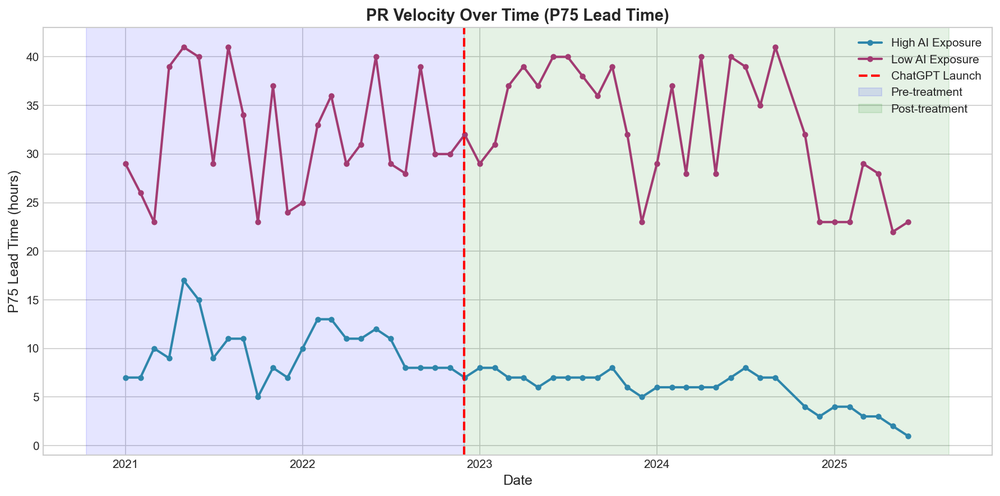
#> input picture results/panel_analysis/ts_velocity_p75.png, 1000 x 496 px, shrunk from 1784 x 885 before the run
$ python create_slides.py
#> lines starting #> are read from the running program, lines starting #| are printed output that depends on the picture
#!/usr/bin/env python3
"""
Generate presentation slides for the Task-Job Paradox research.
Creates PNG images for each slide.
"""

import matplotlib.pyplot as plt
import matplotlib.patches as mpatches
from matplotlib.offsetbox import OffsetImage, AnnotationBbox
import numpy as np
from pathlib import Path
import matplotlib.image as mpimg

# Setup
SLIDES_DIR = Path(__file__).parent / 'slides'
SLIDES_DIR.mkdir(exist_ok=True)
RESULTS_DIR = Path(__file__).parent.parent / 'results' / 'panel_analysis'

# Style settings
plt.style.use('seaborn-v0_8-whitegrid')
TITLE_FONT = 36
SUBTITLE_FONT = 24
BODY_FONT = 20
SMALL_FONT = 16

# Colors
PRIMARY = '#2E86AB'      # Blue
SECONDARY = '#A23B72'    # Magenta
ACCENT = '#F18F01'       # Orange
DARK = '#1A1A2E'         # Dark blue
LIGHT = '#F5F5F5'        # Light gray


def create_slide(figsize=(16, 9)):
    """Create a slide with standard dimensions."""
    fig, ax = plt.subplots(figsize=figsize)
    ax.set_xlim(0, 16)
    ax.set_ylim(0, 9)
    ax.set_facecolor('white')
    ax.axis('off')
    fig.patch.set_facecolor('white')
    return fig, ax


def add_footer(ax, slide_num, total=8):
    """Add footer with slide number."""
    ax.text(15.5, 0.3, f'{slide_num}/{total}', fontsize=12,
            ha='right', color='gray', alpha=0.7)


def slide_1_title():
    """Title slide."""
    fig, ax = create_slide()

    # Main title
    ax.text(8, 5.5, 'The Task-Job Paradox', fontsize=48, fontweight='bold',
            ha='center', va='center', color=DARK)

    # Subtitle
    ax.text(8, 4.2, 'Why AI Coding Tools Speed Up Tasks\nBut Not Total Output',
            fontsize=28, ha='center', va='center', color=PRIMARY, linespacing=1.5)

    # Author/date
    ax.text(8, 2.2, 'Empirical Evidence from 5 Years of GitHub Data\n(2021-2025)',
            fontsize=20, ha='center', va='center', color='gray')

    # Treatment indicator
    ax.text(8, 1.2, 'Natural Experiment: ChatGPT Launch (Nov 30, 2022)',
            fontsize=16, ha='center', va='center', color=ACCENT, style='italic')

    add_footer(ax, 1)
    fig.savefig(SLIDES_DIR / 'slide_01_title.png', dpi=150, bbox_inches='tight',
                facecolor='white', edgecolor='none')
    plt.close()
    print("Created slide 1: Title")


def slide_2_puzzle():
    """The puzzle/problem."""
    fig, ax = create_slide()

    # Title
    ax.text(8, 8, 'The Puzzle', fontsize=TITLE_FONT, fontweight='bold',
            ha='center', color=DARK)

    # Two boxes showing the paradox
    # Left box - Task level
    rect1 = mpatches.FancyBboxPatch((1, 3.5), 6, 3.5, boxstyle="round,pad=0.1",
                                     facecolor='#E8F4EA', edgecolor=PRIMARY, linewidth=2)
    ax.add_patch(rect1)
    ax.text(4, 6.2, 'Task Level', fontsize=22, fontweight='bold', ha='center', color=PRIMARY)
    ax.text(4, 5.2, 'AI tools make developers\n30-50% faster on individual tasks',
            fontsize=18, ha='center', va='center', linespacing=1.3)
    ax.text(4, 4.2, '✓', fontsize=36, ha='center', color='green')

    # Right box - Job level
    rect2 = mpatches.FancyBboxPatch((9, 3.5), 6, 3.5, boxstyle="round,pad=0.1",
                                     facecolor='#FDEAEA', edgecolor=SECONDARY, linewidth=2)
    ax.add_patch(rect2)
    ax.text(12, 6.2, 'Job Level', fontsize=22, fontweight='bold', ha='center', color=SECONDARY)
    ax.text(12, 5.2, 'Total output (PRs, commits)\nremains roughly constant',
            fontsize=18, ha='center', va='center', linespacing=1.3)
    ax.text(12, 4.2, '?', fontsize=36, ha='center', color=SECONDARY)

    # Arrow
    ax.annotate('', xy=(8.5, 5.25), xytext=(7.5, 5.25),
                arrowprops=dict(arrowstyle='->', color=ACCENT, lw=3))

    # Key question
    ax.text(8, 2, 'Where does the saved time go?',
            fontsize=24, ha='center', va='center', color=ACCENT, fontweight='bold')

    add_footer(ax, 2)
    fig.savefig(SLIDES_DIR / 'slide_02_puzzle.png', dpi=150, bbox_inches='tight',
                facecolor='white', edgecolor='none')
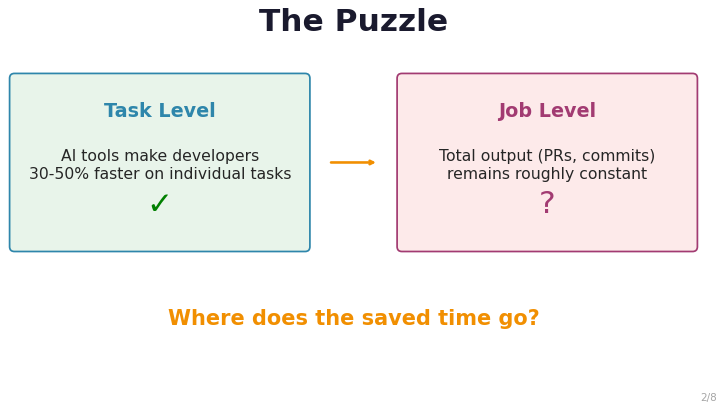
#> figure drawn by matplotlib, 1 panel
    plt.close()
    print("Created slide 2: Puzzle")


def slide_3_method():
    """Data and methodology."""
    fig, ax = create_slide()

    # Title
    ax.text(8, 8.2, 'Our Approach', fontsize=TITLE_FONT, fontweight='bold',
            ha='center', color=DARK)

    # Data section
    ax.text(4, 6.8, 'Data', fontsize=24, fontweight='bold', ha='center', color=PRIMARY)
    data_text = """• 53 months of GitHub Archive data
• 11.6M+ developer-month observations
• Velocity, Complexity, Throughput metrics
• High vs Low AI exposure languages"""
    ax.text(4, 5.2, data_text, fontsize=16, ha='center', va='center', linespacing=1.6)

    # Method section
    ax.text(12, 6.8, 'Causal Identification', fontsize=24, fontweight='bold',
            ha='center', color=SECONDARY)
    method_text = """• Treatment: ChatGPT launch (Nov 2022)
• Difference-in-Differences (DiD)
• Interrupted Time Series (ITS)
• Control: AI-resistant languages"""
    ax.text(12, 5.2, method_text, fontsize=16, ha='center', va='center', linespacing=1.6)

    # Language groups
    ax.text(4, 2.5, 'High Exposure', fontsize=18, fontweight='bold',
            ha='center', color=PRIMARY)
    ax.text(4, 1.8, 'Python, JavaScript, TypeScript, Java',
            fontsize=14, ha='center', color='gray')

    ax.text(12, 2.5, 'Low Exposure (Control)', fontsize=18, fontweight='bold',
            ha='center', color=SECONDARY)
    ax.text(12, 1.8, 'Fortran, COBOL, Assembly',
            fontsize=14, ha='center', color='gray')

    # Dividing line
    ax.axvline(x=8, ymin=0.2, ymax=0.85, color='lightgray', linestyle='--', alpha=0.5)

    add_footer(ax, 3)
    fig.savefig(SLIDES_DIR / 'slide_03_method.png', dpi=150, bbox_inches='tight',
                facecolor='white', edgecolor='none')
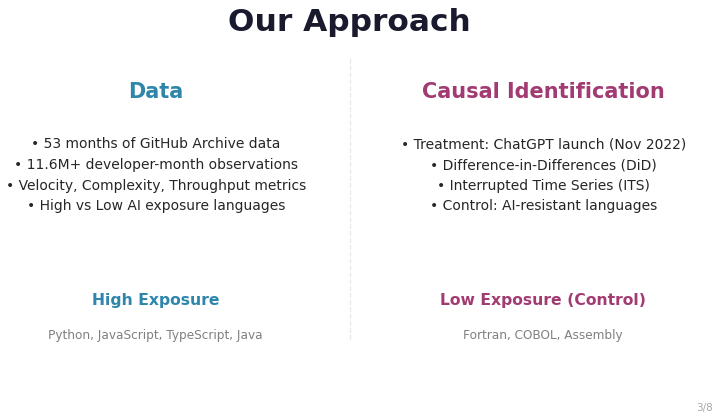
#> figure drawn by matplotlib, 1 panel
    plt.close()
    print("Created slide 3: Method")


def slide_4_velocity():
    """Finding 1: Velocity improvement."""
    fig = plt.figure(figsize=(16, 9))

    # Title area
    ax_title = fig.add_axes([0, 0.85, 1, 0.15])
    ax_title.set_xlim(0, 1)
    ax_title.set_ylim(0, 1)
    ax_title.axis('off')
    ax_title.text(0.5, 0.5, 'Finding 1: Tasks Got Faster',
                  fontsize=TITLE_FONT, fontweight='bold', ha='center', color=DARK)

    # Load and display the time series
    ax_img = fig.add_axes([0.05, 0.15, 0.55, 0.65])
    try:
        img = mpimg.imread(RESULTS_DIR / 'ts_velocity_p75.png')
#> img is the input picture: shape (496, 1000, 4) float32; mean R, G, B, A 0.904, 0.917, 0.935, 1
        ax_img.imshow(img)
    except:
        ax_img.text(0.5, 0.5, '[Velocity Time Series]', ha='center', va='center')
    ax_img.axis('off')

    # Key stats on right
    ax_stats = fig.add_axes([0.62, 0.15, 0.35, 0.65])
    ax_stats.set_xlim(0, 1)
    ax_stats.set_ylim(0, 1)
    ax_stats.axis('off')

    ax_stats.text(0.5, 0.9, 'DiD Result', fontsize=22, fontweight='bold',
                  ha='center', color=PRIMARY)

    ax_stats.text(0.5, 0.7, '-4.62 hours', fontsize=36, fontweight='bold',
                  ha='center', color='green')
    ax_stats.text(0.5, 0.55, 'reduction in P75 lead time', fontsize=16, ha='center')
    ax_stats.text(0.5, 0.42, 'p = 0.0145', fontsize=18, ha='center',
                  color=SECONDARY, fontweight='bold')

    ax_stats.text(0.5, 0.2, 'High-exposure languages show\nsignificantly faster PR completion\nafter ChatGPT launch',
                  fontsize=14, ha='center', va='center', linespacing=1.4, style='italic')

    # Footer
    ax_footer = fig.add_axes([0, 0, 1, 0.08])
    ax_footer.set_xlim(0, 16)
    ax_footer.set_ylim(0, 1)
    ax_footer.axis('off')
    ax_footer.text(15.5, 0.5, '4/8', fontsize=12, ha='right', color='gray')

    fig.savefig(SLIDES_DIR / 'slide_04_velocity.png', dpi=150, bbox_inches='tight',
                facecolor='white', edgecolor='none')
    plt.close()
    print("Created slide 4: Velocity")


def slide_5_scope():
    """Finding 2: Scope expansion."""
    fig = plt.figure(figsize=(16, 9))

    # Title area
    ax_title = fig.add_axes([0, 0.85, 1, 0.15])
    ax_title.set_xlim(0, 1)
    ax_title.set_ylim(0, 1)
    ax_title.axis('off')
    ax_title.text(0.5, 0.5, 'Finding 2: PRs Got Bigger',
                  fontsize=TITLE_FONT, fontweight='bold', ha='center', color=DARK)

    # Load and display the complexity time series
    ax_img = fig.add_axes([0.05, 0.15, 0.55, 0.65])
    try:
        img = mpimg.imread(RESULTS_DIR / 'ts_complexity.png')
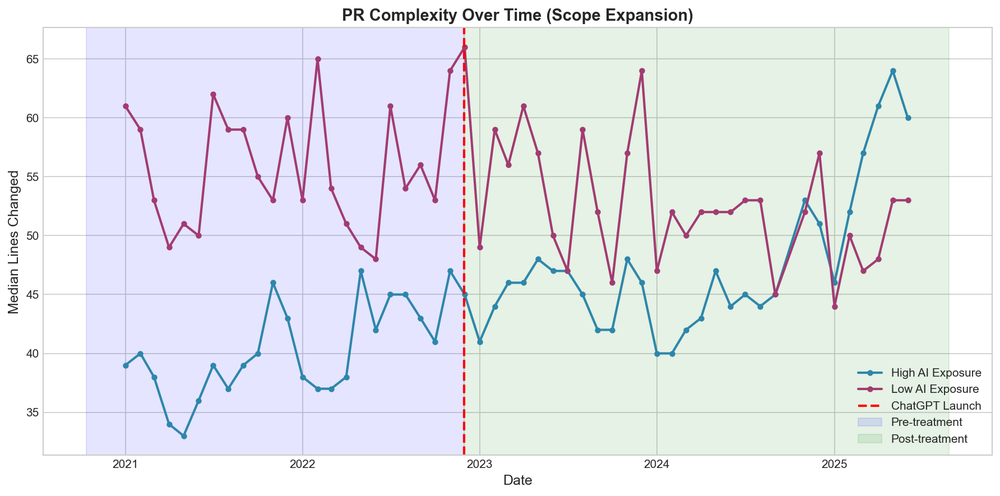
#> input picture results/panel_analysis/ts_complexity.png, 1000 x 496 px, shrunk from 1784 x 885 before the run
#> img is the input picture: shape (496, 1000, 4) float32; mean R, G, B, A 0.901, 0.915, 0.933, 1
        ax_img.imshow(img)
    except:
        ax_img.text(0.5, 0.5, '[Complexity Time Series]', ha='center', va='center')
    ax_img.axis('off')

    # Key stats on right
    ax_stats = fig.add_axes([0.62, 0.15, 0.35, 0.65])
    ax_stats.set_xlim(0, 1)
    ax_stats.set_ylim(0, 1)
    ax_stats.axis('off')

    ax_stats.text(0.5, 0.9, 'DiD Result', fontsize=22, fontweight='bold',
                  ha='center', color=SECONDARY)

    ax_stats.text(0.5, 0.7, '+10.03 lines', fontsize=36, fontweight='bold',
                  ha='center', color=ACCENT)
    ax_stats.text(0.5, 0.55, 'increase in median PR size', fontsize=16, ha='center')
    ax_stats.text(0.5, 0.42, 'p < 0.0001', fontsize=18, ha='center',
                  color=SECONDARY, fontweight='bold')

    ax_stats.text(0.5, 0.2, 'Developers use saved time to\ntackle larger changes,\nnot to produce more PRs',
                  fontsize=14, ha='center', va='center', linespacing=1.4, style='italic')

    # Footer
    ax_footer = fig.add_axes([0, 0, 1, 0.08])
    ax_footer.set_xlim(0, 16)
    ax_footer.set_ylim(0, 1)
    ax_footer.axis('off')
    ax_footer.text(15.5, 0.5, '5/8', fontsize=12, ha='right', color='gray')

    fig.savefig(SLIDES_DIR / 'slide_05_scope.png', dpi=150, bbox_inches='tight',
                facecolor='white', edgecolor='none')
    plt.close()
    print("Created slide 5: Scope Expansion")


def slide_6_did():
    """DiD evidence visualization."""
    fig = plt.figure(figsize=(16, 9))

    # Title
    ax_title = fig.add_axes([0, 0.85, 1, 0.15])
    ax_title.set_xlim(0, 1)
    ax_title.set_ylim(0, 1)
    ax_title.axis('off')
    ax_title.text(0.5, 0.5, 'The Difference-in-Differences Evidence',
                  fontsize=TITLE_FONT, fontweight='bold', ha='center', color=DARK)

    # Two charts side by side
    ax_left = fig.add_axes([0.05, 0.15, 0.42, 0.65])
    try:
        img1 = mpimg.imread(RESULTS_DIR / 'did_velocity.png')
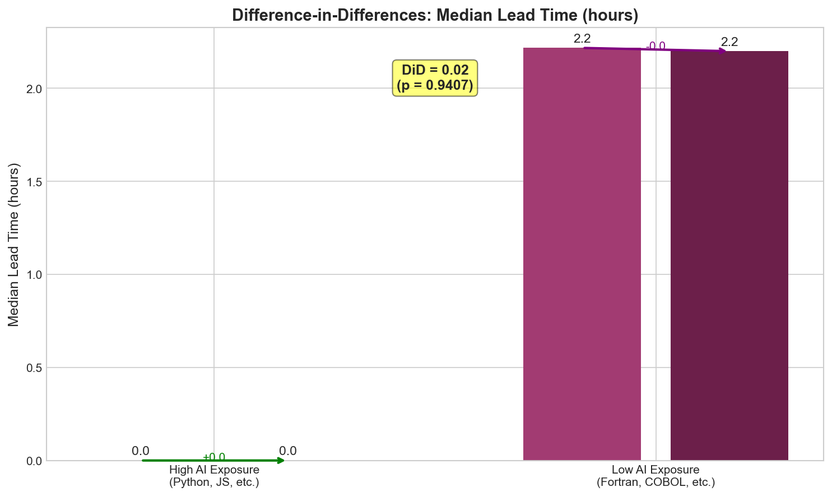
#> input picture results/panel_analysis/did_velocity.png, 832 x 496 px, shrunk from 1485 x 884 before the run
#> img1 is the input picture: shape (496, 832, 4) float32; mean R, G, B, A 0.876, 0.794, 0.836, 1
        ax_left.imshow(img1)
    except:
        ax_left.text(0.5, 0.5, '[DiD Velocity]', ha='center', va='center')
    ax_left.axis('off')
    ax_left.set_title('Velocity (Lead Time)', fontsize=18, pad=10)

    ax_right = fig.add_axes([0.52, 0.15, 0.42, 0.65])
    try:
        img2 = mpimg.imread(RESULTS_DIR / 'did_complexity.png')
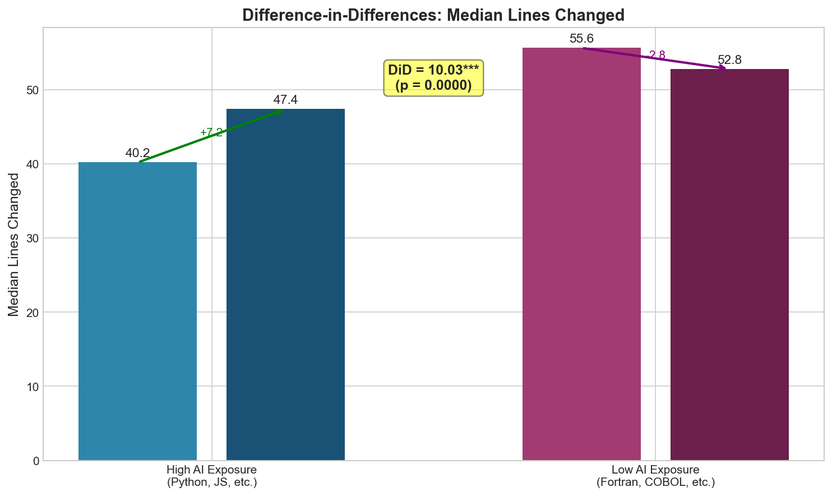
#> input picture results/panel_analysis/did_complexity.png, 832 x 496 px, shrunk from 1484 x 884 before the run
#> img2 is the input picture: shape (496, 832, 4) float32; mean R, G, B, A 0.719, 0.69, 0.756, 1
        ax_right.imshow(img2)
    except:
        ax_right.text(0.5, 0.5, '[DiD Complexity]', ha='center', va='center')
    ax_right.axis('off')
    ax_right.set_title('Scope (PR Size)', fontsize=18, pad=10)

    # Footer
    ax_footer = fig.add_axes([0, 0, 1, 0.1])
    ax_footer.set_xlim(0, 16)
    ax_footer.set_ylim(0, 1)
    ax_footer.axis('off')
    ax_footer.text(8, 0.6, 'Control group (Fortran, COBOL, Assembly) shows no change - confirming causal effect',
                   fontsize=14, ha='center', style='italic', color='gray')
    ax_footer.text(15.5, 0.2, '6/8', fontsize=12, ha='right', color='gray')

    fig.savefig(SLIDES_DIR / 'slide_06_did.png', dpi=150, bbox_inches='tight',
                facecolor='white', edgecolor='none')
    plt.close()
    print("Created slide 6: DiD Evidence")


def slide_7_mechanism():
    """The mechanism / explanation."""
    fig, ax = create_slide()

    # Title
    ax.text(8, 8.2, 'The Mechanism', fontsize=TITLE_FONT, fontweight='bold',
            ha='center', color=DARK)

    # Flow diagram
    # Box 1: AI Tools
    rect1 = mpatches.FancyBboxPatch((1, 4.5), 3.5, 2, boxstyle="round,pad=0.1",
                                     facecolor='#E3F2FD', edgecolor=PRIMARY, linewidth=2)
    ax.add_patch(rect1)
    ax.text(2.75, 5.5, 'AI Coding\nTools', fontsize=18, ha='center', va='center',
            fontweight='bold', color=PRIMARY, linespacing=1.3)

    # Arrow 1
    ax.annotate('', xy=(5, 5.5), xytext=(4.7, 5.5),
                arrowprops=dict(arrowstyle='->', color=DARK, lw=2))

    # Box 2: Faster Tasks
    rect2 = mpatches.FancyBboxPatch((5.2, 4.5), 3.5, 2, boxstyle="round,pad=0.1",
                                     facecolor='#E8F5E9', edgecolor='green', linewidth=2)
    ax.add_patch(rect2)
    ax.text(6.95, 5.5, 'Tasks\n30-50% Faster', fontsize=18, ha='center', va='center',
            fontweight='bold', color='green', linespacing=1.3)

    # Arrow 2
    ax.annotate('', xy=(9.2, 5.5), xytext=(8.9, 5.5),
                arrowprops=dict(arrowstyle='->', color=DARK, lw=2))

    # Box 3: Scope Expansion
    rect3 = mpatches.FancyBboxPatch((9.5, 4.5), 3.5, 2, boxstyle="round,pad=0.1",
                                     facecolor='#FFF3E0', edgecolor=ACCENT, linewidth=2)
    ax.add_patch(rect3)
    ax.text(11.25, 5.5, 'Scope\nExpansion', fontsize=18, ha='center', va='center',
            fontweight='bold', color=ACCENT, linespacing=1.3)

    # Arrow 3
    ax.annotate('', xy=(13.5, 5.5), xytext=(13.2, 5.5),
                arrowprops=dict(arrowstyle='->', color=DARK, lw=2))

    # Box 4: Same Output
    rect4 = mpatches.FancyBboxPatch((13.7, 4.5), 2, 2, boxstyle="round,pad=0.1",
                                     facecolor='#FCE4EC', edgecolor=SECONDARY, linewidth=2)
    ax.add_patch(rect4)
    ax.text(14.7, 5.5, 'Same\nOutput', fontsize=18, ha='center', va='center',
            fontweight='bold', color=SECONDARY, linespacing=1.3)

    # Explanation bullets
    bullets = [
        "Developers don't produce more PRs - they make bigger ones",
        "Time saved on coding is absorbed by increased ambition",
        "Quality/scope preferences adjust to available speed"
    ]
    for i, bullet in enumerate(bullets):
        ax.text(8, 2.8 - i*0.7, f"• {bullet}", fontsize=16, ha='center')

    add_footer(ax, 7)
    fig.savefig(SLIDES_DIR / 'slide_07_mechanism.png', dpi=150, bbox_inches='tight',
                facecolor='white', edgecolor='none')
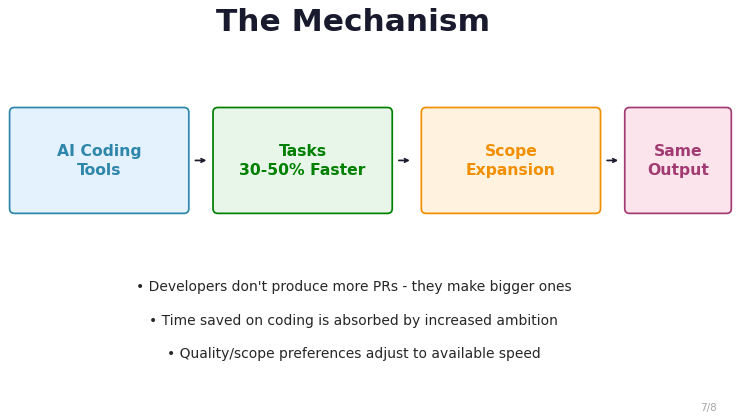
#> figure drawn by matplotlib, 1 panel
    plt.close()
    print("Created slide 7: Mechanism")


def slide_8_conclusion():
    """Conclusion slide."""
    fig, ax = create_slide()

    # Main takeaway
    ax.text(8, 6.5, 'AI changes HOW we work,', fontsize=36, fontweight='bold',
            ha='center', color=DARK)
    ax.text(8, 5.3, 'not HOW MUCH we produce', fontsize=36, fontweight='bold',
            ha='center', color=PRIMARY)

    # Implications
    ax.text(8, 3.5, 'Implications:', fontsize=22, fontweight='bold',
            ha='center', color=SECONDARY)

    implications = [
        "Productivity metrics need to account for scope changes",
        "AI tools enable ambition more than efficiency",
        "Job-level output may not be the right measure of value"
    ]
    for i, imp in enumerate(implications):
        ax.text(8, 2.7 - i*0.6, f"• {imp}", fontsize=16, ha='center')

    # Meta note
    ax.text(8, 0.8, 'Research conducted with AI assistance - experiencing the paradox firsthand',
            fontsize=14, ha='center', color='gray', style='italic')

    add_footer(ax, 8)
    fig.savefig(SLIDES_DIR / 'slide_08_conclusion.png', dpi=150, bbox_inches='tight',
                facecolor='white', edgecolor='none')
    plt.close()
    print("Created slide 8: Conclusion")


def main():
    """Generate all slides."""
    print("=" * 50)
    print("GENERATING PRESENTATION SLIDES")
    print("=" * 50)

    slide_1_title()
    slide_2_puzzle()
    slide_3_method()
    slide_4_velocity()
    slide_5_scope()
    slide_6_did()
    slide_7_mechanism()
    slide_8_conclusion()

    print("\n" + "=" * 50)
    print(f"All slides saved to: {SLIDES_DIR}")
    print("=" * 50)


if __name__ == '__main__':
    main()
